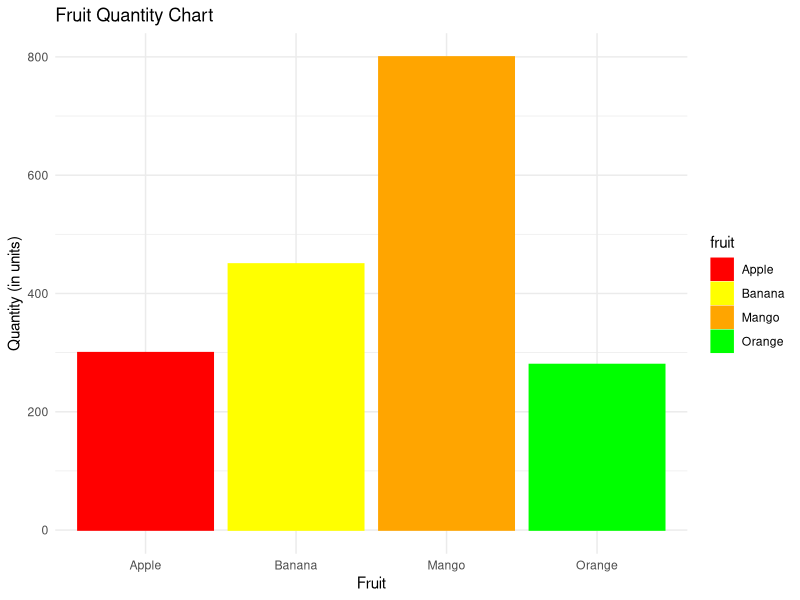
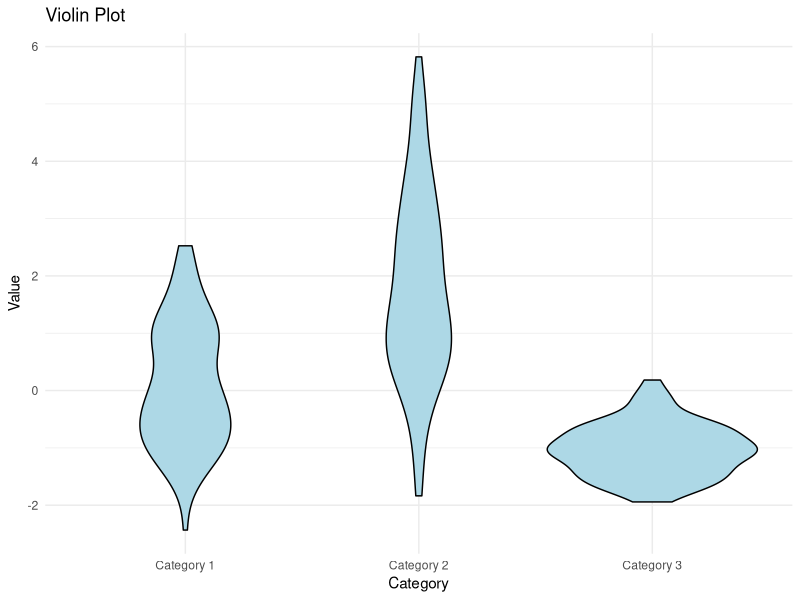
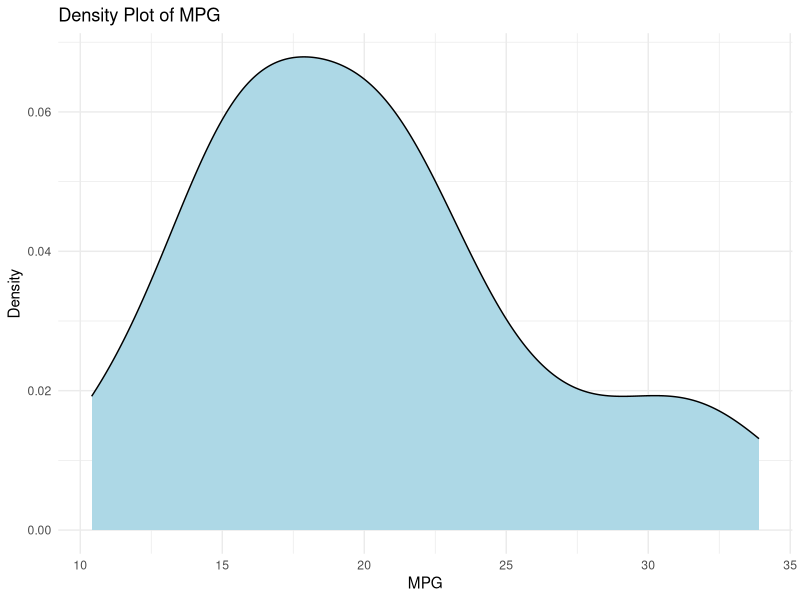
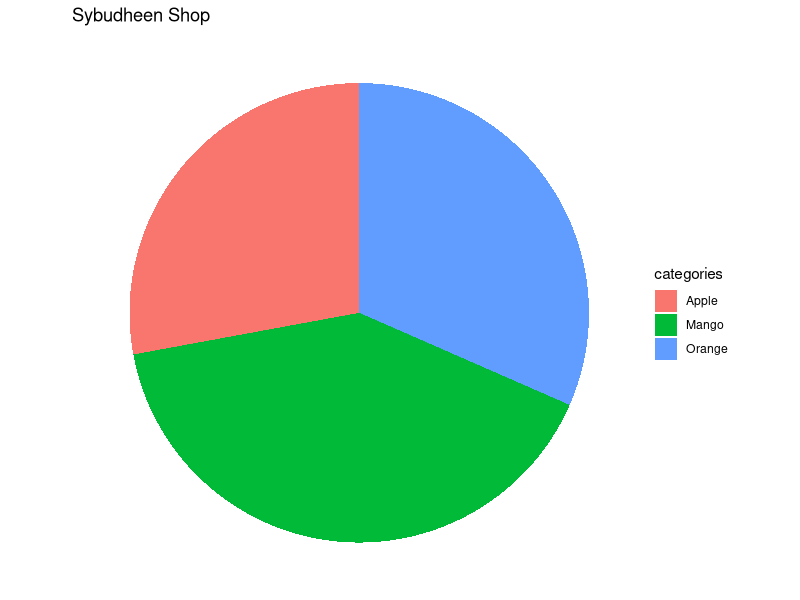
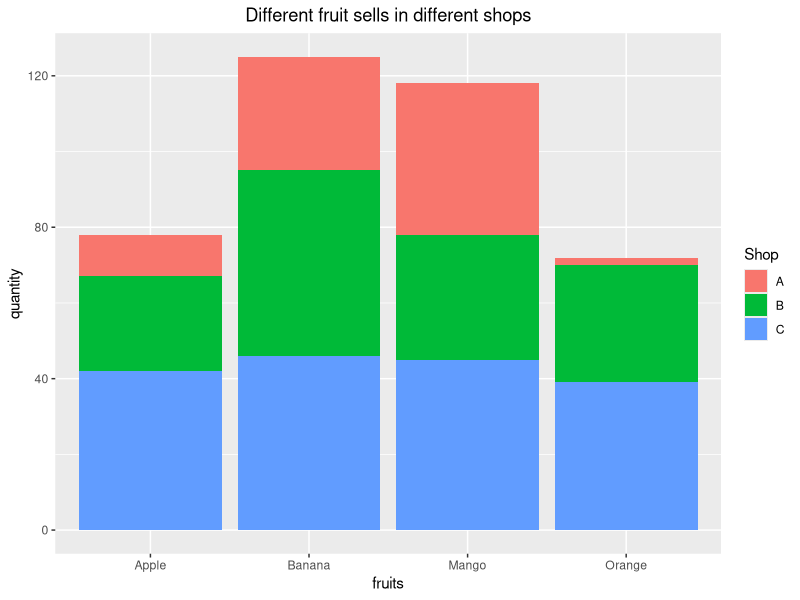
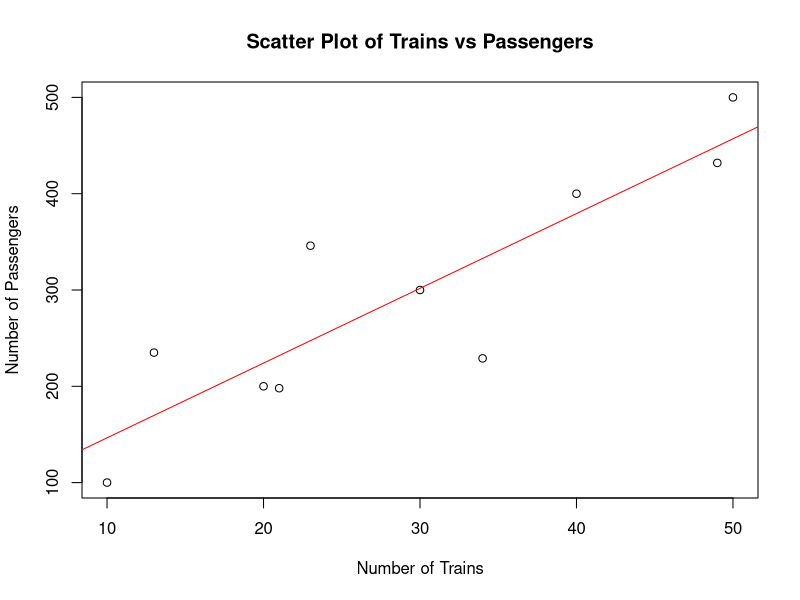
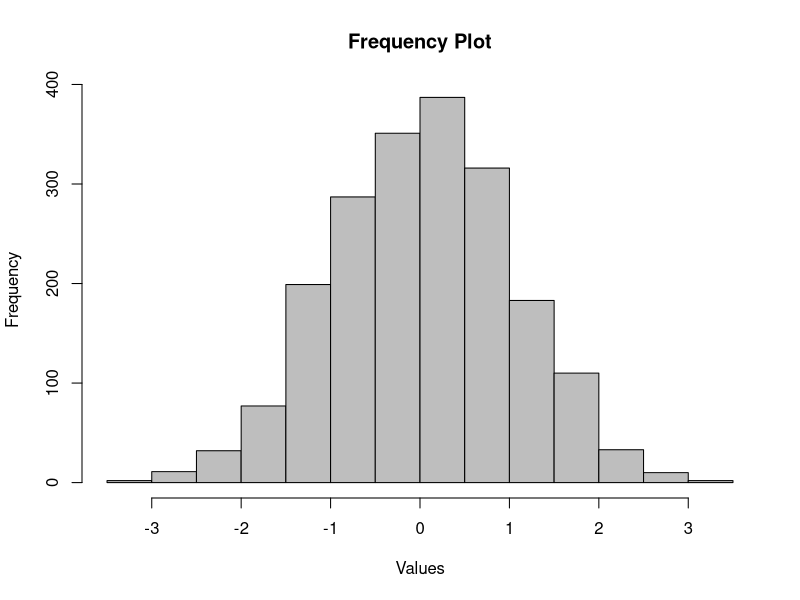
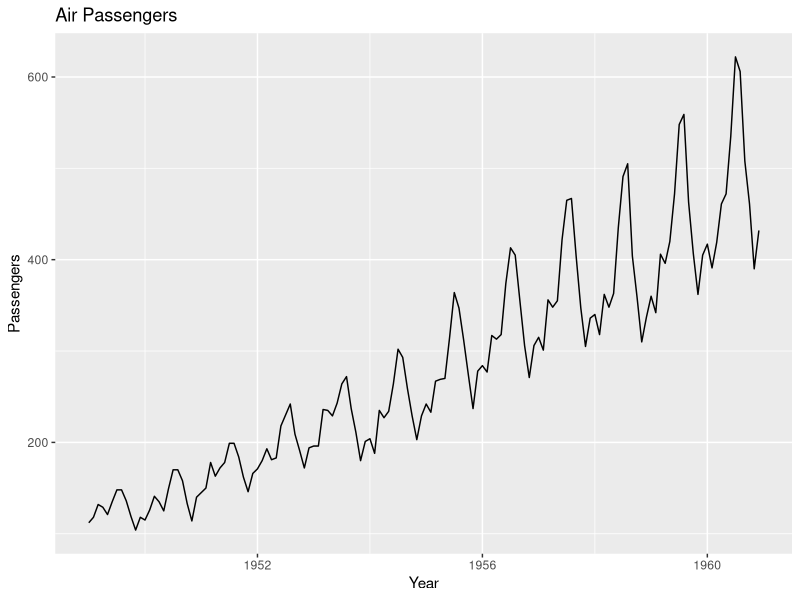

Recreate these plots in R, in order. (Note: this script raises an error after producing the figures.)
#Exemplo
library(ggplot2)

data <- data.frame(
  fruit = c("Apple", "Banana", "Orange", "Mango"),
  quantity = c(300, 450, 280, 800),
  color = c("red", "yellow", "orange", "green")
)
bar_chart <- ggplot(data, aes(x = fruit, 
                              y = quantity,
                              fill = fruit,
                              color = fruit)) +
  geom_bar(stat = "identity") +
  labs(title = "Fruit Quantity Chart", 
       x = "Fruit", y = "Quantity (in units)") +
  scale_fill_manual(values = data$color) + 
  scale_color_manual(values = data$color) + 
  theme_minimal()
bar_chart


#Exemplo
library(ggplot2)

data <- data.frame(
  category = rep(c("Category 1", "Category 2", "Category 3"), each = 100),
  value = c(rnorm(100, mean = 0, sd = 1),
            rnorm(100, mean = 2, sd = 1.5),
            rnorm(100, mean = -1, sd = 0.5))
)

violin_plot <- ggplot(data, aes(x = category, y = value)) +
  geom_violin(fill = "lightblue", color = "black") +
  labs(title = "Violin Plot", x = "Category", y = "Value") +
  theme_minimal()

print(violin_plot)


#Exemplo
library(ggplot2)

# Load mtcars dataset
data(mtcars)

# Select the variable for the density plot
data <- mtcars$mpg

# Create the density plot
density_plot <- ggplot() +
  geom_density(aes(x = data), fill = "lightblue", color = "black") +
  labs(title = "Density Plot of MPG", x = "MPG", y = "Density") +
  theme_minimal()

print(density_plot)

#Exemplo
library(ggplot2)

data <- data.frame(categories = c("Mango", "Apple", "Orange"),
                   values = c(520, 358, 405))
pie_chart <- ggplot(data, aes(x = "", y = values, fill = categories)) + 
  geom_bar(width = 1, stat = "identity") + 
  coord_polar("y", start = 0) + 
  labs(title = "Sybudheen Shop", x = "Fruits", y = "total") + 
  theme_void()
pie_chart


#Exemplo

# creating data frame
fruits <- c(rep("Apple", 3), rep("Mango", 3),
            rep("Banana", 3), rep("Orange", 3))
quantity <- sample.int(50, 12)

Shop <- rep(c('A', 'B', 'C'),4)

data <- data.frame(fruits, Shop, quantity)

# plotting graph
ggplot(data, aes(fill = Shop, y = quantity, x = fruits))+
  geom_bar(position = "stack", stat = "identity")+
  ggtitle("Different fruit sells in different shops")+
  theme(plot.title = element_text(hjust = 0.5))


#Exemplo
trains <- c(10, 20, 30, 40, 50, 34, 23, 49, 21, 13)
passengers <- c(100, 200, 300, 400, 500, 
                229, 346, 432, 198, 235)

plot(trains, passengers,
     xlab = "Number of Trains", 
     ylab = "Number of Passengers", 
     main = "Scatter Plot of Trains vs Passengers")
abline(lm(passengers~trains), col = "red")


#Exemplo
x <- rnorm(2000)
hist(x, main = "Frequency Plot", 
     xlab = "Values", 
     ylab = "Frequency", 
     col = "gray",
     border = "black")


#Exemplo
library(ggplot2)
library(dplyr)
data(AirPassengers)
ts_data <- as.data.frame(AirPassengers)
ts_data$date <- time(AirPassengers)
ggplot(ts_data, aes(x = date, y = AirPassengers)) +
  geom_line() +
  xlab("Year") +
  ylab("Passengers") +
  ggtitle("Air Passengers")
library(forecast)
ts_decomposed <- decompose(AirPassengers)
ts_decomposed_df <- as.data.frame(ts_decomposed)
ggplot(ts_decomposed_df, aes(x = index(ts_decomposed_df$trend),
                             y = ts_decomposed_df$trend)) +
  geom_line() +
  xlab("Year") +
  ylab("Trend") +
  ggtitle("Trend Component")
ggplot(ts_decomposed_df, aes(x = index(ts_decomposed_df$seasonal), 
                             y = ts_decomposed_df$seasonal)) +
  geom_line() +
  xlab("Year") +
  ylab("Seasonality") +
  ggtitle("Seasonality Component")
ggplot(ts_decomposed_df, aes(x = index(ts_decomposed_df$random), 
                             y = ts_decomposed_df$random)) +
  geom_line() +
  xlab("Year") +
  ylab("Residuals") +
  ggtitle("Residual Component")


